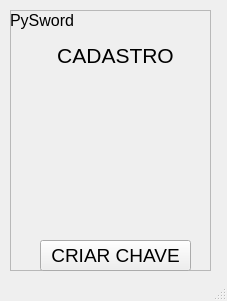
<?xml version="1.0" encoding="UTF-8"?>
<ui version="4.0">
 <class>MainWindow</class>
 <widget class="QMainWindow" name="MainWindow">
  <property name="geometry">
   <rect>
    <x>0</x>
    <y>0</y>
    <width>227</width>
    <height>301</height>
   </rect>
  </property>
  <property name="windowTitle">
   <string>MainWindow</string>
  </property>
  <widget class="QWidget" name="centralwidget">
   <widget class="QFrame" name="frame_2">
    <property name="enabled">
     <bool>true</bool>
    </property>
    <property name="geometry">
     <rect>
      <x>10</x>
      <y>10</y>
      <width>201</width>
      <height>261</height>
     </rect>
    </property>
    <property name="autoFillBackground">
     <bool>false</bool>
    </property>
    <property name="frameShape">
     <enum>QFrame::StyledPanel</enum>
    </property>
    <property name="frameShadow">
     <enum>QFrame::Raised</enum>
    </property>
    <widget class="QLabel" name="label_3">
     <property name="geometry">
      <rect>
       <x>0</x>
       <y>0</y>
       <width>71</width>
       <height>21</height>
      </rect>
     </property>
     <property name="text">
      <string>&lt;html&gt;&lt;head/&gt;&lt;body&gt;&lt;p&gt;&lt;span style=&quot; font-size:12pt;&quot;&gt;PySword&lt;/span&gt;&lt;/p&gt;&lt;/body&gt;&lt;/html&gt;</string>
     </property>
    </widget>
    <widget class="QPushButton" name="pushButton_4">
     <property name="geometry">
      <rect>
       <x>30</x>
       <y>230</y>
       <width>151</width>
       <height>31</height>
      </rect>
     </property>
     <property name="font">
      <font>
       <pointsize>14</pointsize>
      </font>
     </property>
     <property name="text">
      <string>CRIAR CHAVE</string>
     </property>
    </widget>
    <widget class="QLabel" name="label_4">
     <property name="geometry">
      <rect>
       <x>40</x>
       <y>30</y>
       <width>131</width>
       <height>31</height>
      </rect>
     </property>
     <property name="font">
      <font>
       <pointsize>16</pointsize>
      </font>
     </property>
     <property name="text">
      <string>&lt;html&gt;&lt;head/&gt;&lt;body&gt;&lt;p align=&quot;center&quot;&gt;CADASTRO&lt;/p&gt;&lt;/body&gt;&lt;/html&gt;</string>
     </property>
     <property name="alignment">
      <set>Qt::AlignCenter</set>
     </property>
    </widget>
    <widget class="QLabel" name="label">
     <property name="geometry">
      <rect>
       <x>30</x>
       <y>60</y>
       <width>151</width>
       <height>161</height>
      </rect>
     </property>
     <property name="text">
      <string>&lt;html&gt;&lt;head/&gt;&lt;body&gt;&lt;p&gt;&lt;img src=&quot;:/newPrefix/pendrive.png&quot;/&gt;&lt;/p&gt;&lt;/body&gt;&lt;/html&gt;</string>
     </property>
    </widget>
    <zorder>label</zorder>
    <zorder>label_3</zorder>
    <zorder>pushButton_4</zorder>
    <zorder>label_4</zorder>
   </widget>
  </widget>
  <widget class="QStatusBar" name="statusbar"/>
 </widget>
 <resources>
  <include location="../qt/test.qrc"/>
 </resources>
 <connections/>
</ui>
